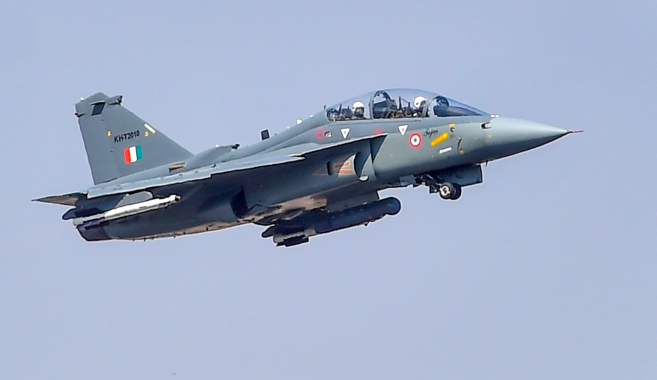
#> input picture image/fighter_plane.jpg, 1313 x 760 px, found by its file name (shown at 1/2 size)
$ python prerfect_draw_shape_on_image_by_selecting.py
#> lines starting #> are read from the running program, lines starting #| are printed output that depends on the picture
#select on image, to draw different shapes

import cv2
import numpy as np
flag=0
pt1x=0
pt1y=0


#defining draw function
def draw(event,x,y,flags,param):
    #pass #nothing will hapeen
    #print("Mouse triggered") #moving cursor or click on image gives output "mouse triggered in terminal
    #print(event) #according to different click of left click right click, scroll, moving cursor , different digit genrated, here 1 for left click is considering
    if(event == 1):
        global flag,pt1x,pt1y,img_copy
        #print("Mouse Left clicked")
        flag=1;
        pt1x=x;
        pt1y=y;


    elif(event == 0):
         #print("Cursor moved")
         if(flag==1):
            img_copy = img.copy()
            cv2.rectangle(img_copy, pt1=(pt1x,pt1y), pt2=(x, y), color=(0, 0, 255),thickness=2)  # thickness=-1 for fill the image
            cv2.imshow("window", img_copy)


    elif(event == 4):
        #print("Left click released")
        flag = 0
        cv2.rectangle(img, pt1=(pt1x, pt1y), pt2=(x, y), color=(0, 0, 255),thickness=2)  # thickness=-1 for fill the image
        cv2.imshow("window", img)


#naming window globally
cv2.namedWindow(winname="window")


img_ip = cv2.imread(r"C:\Users\soumyasish-sarkar\PycharmProjects\opencv_learning\image\fighter_plane.jpg")
#> img_ip is the input picture: shape (760, 1313, 3); mean B, G, R 200.2, 174.4, 161.3
img = cv2.resize(img_ip,(640,480))  # for making to required resolution
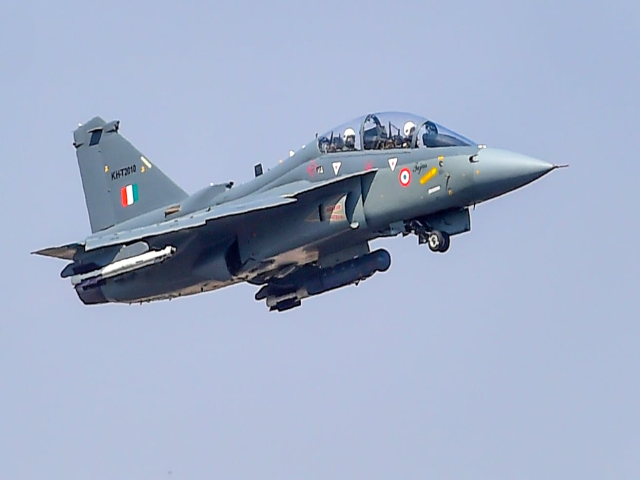
#> img: shape (480, 640, 3); mean B, G, R 200.1, 174.4, 161.3
img_copy=img.copy()
img_stored=img.copy()

cv2.imshow("window",img)
while True:

    #cv2.imshow("window",img)
    cv2.setMouseCallback("window", draw)

    key = cv2.waitKey(1) & 0xFF
#> (key q is pressed here)
    if (key == ord("q")):
        break
    elif(key == ord("r")):
        img = img_stored.copy()
        img_copy = img.copy()
        cv2.imshow("window", img)

cv2.destroyAllWindows()
